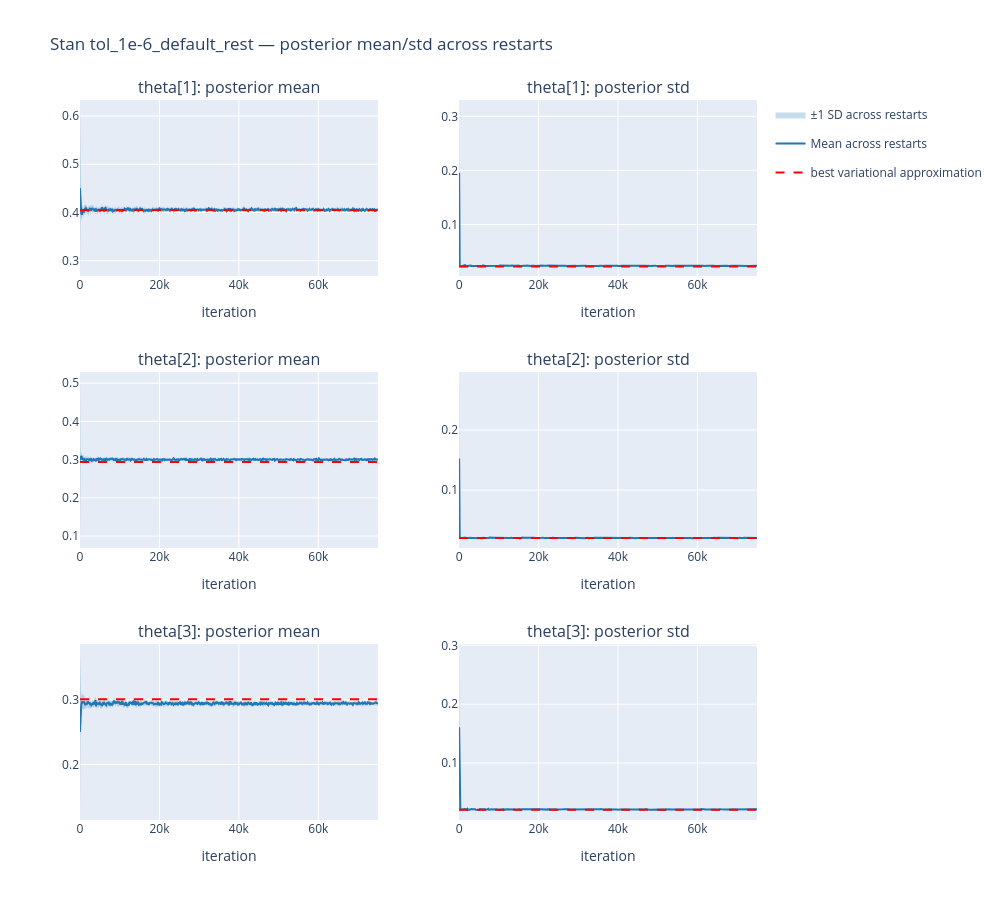

The cell this chart's notebook holds for it:
### Code cell
dirichlet_mean_band_grid(
    td_means, td_stds, td_iterations,
    title="Stan tol_1e-6_default_rest — posterior mean/std across restarts",
)

### Figure 1 — Plotly figure (JSON) as saved in the notebook; plotly's stock layout.template omitted (floating-point values rounded to 4 significant figures; data arrays with more than 128 entries replaced by an {"elided": "..."} marker saying what was removed)
{"data": [{"fill": "toself", "fillcolor": "rgba(31,119,180,0.25)", "hoverinfo": "skip", "legendgroup": "band", "line": {"width": 0}, "name": "±1 SD across restarts", "showlegend": true, "type": "scatter", "x": {"elided": "1002 int values"}, "xaxis": "x", "y": {"elided": "1002 float values"}, "yaxis": "y"}, {"legendgroup": "mean", "line": {"color": "rgb(31,119,180)", "width": 2}, "mode": "lines", "name": "Mean across restarts", "showlegend": true, "type": "scatter", "x": {"elided": "501 int values"}, "xaxis": "x", "y": {"elided": "501 float values"}, "yaxis": "y"}, {"fill": "toself", "fillcolor": "rgba(31,119,180,0.25)", "hoverinfo": "skip", "legendgroup": "band", "line": {"width": 0}, "name": "±1 SD across restarts", "showlegend": false, "type": "scatter", "x": {"elided": "1002 int values"}, "xaxis": "x2", "y": {"elided": "1002 float values"}, "yaxis": "y2"}, {"legendgroup": "mean", "line": {"color": "rgb(31,119,180)", "width": 2}, "mode": "lines", "name": "Mean across restarts", "showlegend": false, "type": "scatter", "x": {"elided": "501 int values"}, "xaxis": "x2", "y": {"elided": "501 float values"}, "yaxis": "y2"}, {"fill": "toself", "fillcolor": "rgba(31,119,180,0.25)", "hoverinfo": "skip", "legendgroup": "band", "line": {"width": 0}, "name": "±1 SD across restarts", "showlegend": false, "type": "scatter", "x": {"elided": "1002 int values"}, "xaxis": "x3", "y": {"elided": "1002 float values"}, "yaxis": "y3"}, {"legendgroup": "mean", "line": {"color": "rgb(31,119,180)", "width": 2}, "mode": "lines", "name": "Mean across restarts", "showlegend": false, "type": "scatter", "x": {"elided": "501 int values"}, "xaxis": "x3", "y": {"elided": "501 float values"}, "yaxis": "y3"}, {"fill": "toself", "fillcolor": "rgba(31,119,180,0.25)", "hoverinfo": "skip", "legendgroup": "band", "line": {"width": 0}, "name": "±1 SD across restarts", "showlegend": false, "type": "scatter", "x": {"elided": "1002 int values"}, "xaxis": "x4", "y": {"elided": "1002 float values"}, "yaxis": "y4"}, {"legendgroup": "mean", "line": {"color": "rgb(31,119,180)", "width": 2}, "mode": "lines", "name": "Mean across restarts", "showlegend": false, "type": "scatter", "x": {"elided": "501 int values"}, "xaxis": "x4", "y": {"elided": "501 float values"}, "yaxis": "y4"}, {"fill": "toself", "fillcolor": "rgba(31,119,180,0.25)", "hoverinfo": "skip", "legendgroup": "band", "line": {"width": 0}, "name": "±1 SD across restarts", "showlegend": false, "type": "scatter", "x": {"elided": "1002 int values"}, "xaxis": "x5", "y": {"elided": "1002 float values"}, "yaxis": "y5"}, {"legendgroup": "mean", "line": {"color": "rgb(31,119,180)", "width": 2}, "mode": "lines", "name": "Mean across restarts", "showlegend": false, "type": "scatter", "x": {"elided": "501 int values"}, "xaxis": "x5", "y": {"elided": "501 float values"}, "yaxis": "y5"}, {"fill": "toself", "fillcolor": "rgba(31,119,180,0.25)", "hoverinfo": "skip", "legendgroup": "band", "line": {"width": 0}, "name": "±1 SD across restarts", "showlegend": false, "type": "scatter", "x": {"elided": "1002 int values"}, "xaxis": "x6", "y": {"elided": "1002 float values"}, "yaxis": "y6"}, {"legendgroup": "mean", "line": {"color": "rgb(31,119,180)", "width": 2}, "mode": "lines", "name": "Mean across restarts", "showlegend": false, "type": "scatter", "x": {"elided": "501 int values"}, "xaxis": "x6", "y": {"elided": "501 float values"}, "yaxis": "y6"}, {"line": {"color": "red", "dash": "dash"}, "mode": "lines", "name": "best variational approximation", "type": "scatter", "x": [null], "xaxis": "x", "y": [null], "yaxis": "y"}], "layout": {"annotations": [{"font": {"size": 16}, "showarrow": false, "text": "theta[1]: posterior mean", "x": 0.22, "xanchor": "center", "xref": "paper", "y": 1.0, "yanchor": "bottom", "yref": "paper"}, {"font": {"size": 16}, "showarrow": false, "text": "theta[1]: posterior std", "x": 0.78, "xanchor": "center", "xref": "paper", "y": 1.0, "yanchor": "bottom", "yref": "paper"}, {"font": {"size": 16}, "showarrow": false, "text": "theta[2]: posterior mean", "x": 0.22, "xanchor": "center", "xref": "paper", "y": 0.6222, "yanchor": "bottom", "yref": "paper"}, {"font": {"size": 16}, "showarrow": false, "text": "theta[2]: posterior std", "x": 0.78, "xanchor": "center", "xref": "paper", "y": 0.6222, "yanchor": "bottom", "yref": "paper"}, {"font": {"size": 16}, "showarrow": false, "text": "theta[3]: posterior mean", "x": 0.22, "xanchor": "center", "xref": "paper", "y": 0.2444, "yanchor": "bottom", "yref": "paper"}, {"font": {"size": 16}, "showarrow": false, "text": "theta[3]: posterior std", "x": 0.78, "xanchor": "center", "xref": "paper", "y": 0.2444, "yanchor": "bottom", "yref": "paper"}], "height": 900, "shapes": [{"line": {"color": "red", "dash": "dash"}, "type": "line", "x0": 0, "x1": 1, "xref": "x domain", "y0": 0.4052, "y1": 0.4052, "yref": "y"}, {"line": {"color": "red", "dash": "dash"}, "type": "line", "x0": 0, "x1": 1, "xref": "x2 domain", "y0": 0.02204, "y1": 0.02204, "yref": "y2"}, {"line": {"color": "red", "dash": "dash"}, "type": "line", "x0": 0, "x1": 1, "xref": "x3 domain", "y0": 0.2941, "y1": 0.2941, "yref": "y3"}, {"line": {"color": "red", "dash": "dash"}, "type": "line", "x0": 0, "x1": 1, "xref": "x4 domain", "y0": 0.02043, "y1": 0.02043, "yref": "y4"}, {"line": {"color": "red", "dash": "dash"}, "type": "line", "x0": 0, "x1": 1, "xref": "x5 domain", "y0": 0.3007, "y1": 0.3007, "yref": "y5"}, {"line": {"color": "red", "dash": "dash"}, "type": "line", "x0": 0, "x1": 1, "xref": "x6 domain", "y0": 0.02053, "y1": 0.02053, "yref": "y6"}], "title": {"text": "Stan tol_1e-6_default_rest — posterior mean/std across restarts"}, "width": 1000, "xaxis": {"anchor": "y", "domain": [0.0, 0.44], "title": {"text": "iteration"}}, "xaxis2": {"anchor": "y2", "domain": [0.56, 1.0], "title": {"text": "iteration"}}, "xaxis3": {"anchor": "y3", "domain": [0.0, 0.44], "title": {"text": "iteration"}}, "xaxis4": {"anchor": "y4", "domain": [0.56, 1.0], "title": {"text": "iteration"}}, "xaxis5": {"anchor": "y5", "domain": [0.0, 0.44], "title": {"text": "iteration"}}, "xaxis6": {"anchor": "y6", "domain": [0.56, 1.0], "title": {"text": "iteration"}}, "yaxis": {"anchor": "x", "domain": [0.7556, 1.0]}, "yaxis2": {"anchor": "x2", "domain": [0.7556, 1.0]}, "yaxis3": {"anchor": "x3", "domain": [0.3778, 0.6222]}, "yaxis4": {"anchor": "x4", "domain": [0.3778, 0.6222]}, "yaxis5": {"anchor": "x5", "domain": [0.0, 0.2444]}, "yaxis6": {"anchor": "x6", "domain": [0.0, 0.2444]}}}
